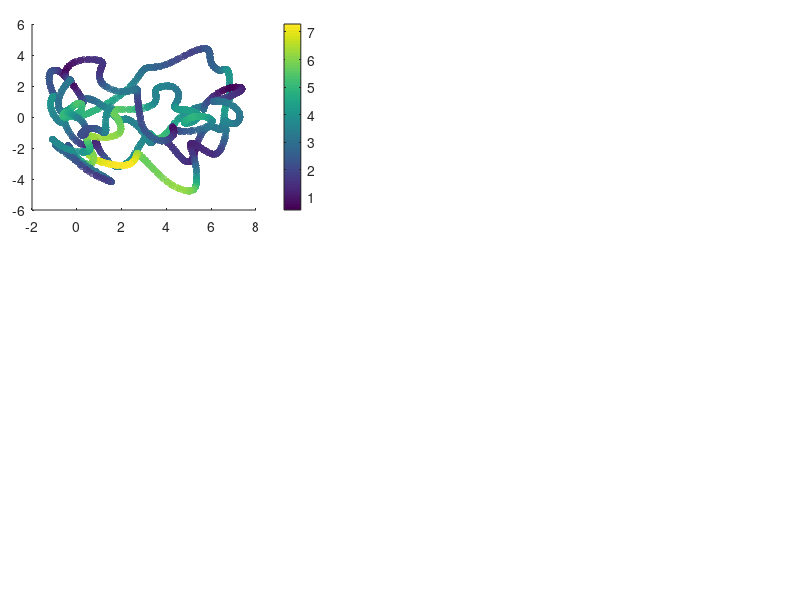

This chart was generated by the following MATLAB code: (Note: this script raises an error after producing the figure.)
%% Code to show the results of the Inverse kinematic controller

% Clean variables
clc, clear all, close all;
 
%% CARGA MIL
% Cargar la estructura desde el archivo .mat
load('Adaptive_MiL.mat');

% DAtos de estado
h_MiL = x_states(1:4,:);
u_MiL = x_states(5:8,:);
t = t_time;

%%Tarea deseada
hd = ref(1:4,:);
hd_p = ref(5:8,:);

% Action de control dinamica
u = u_input;
uc = uc_input;


% Error definition
for k = 1:length(t)
    error_vector = hd(1:3, k)-h_MiL(1:3, k);
    error_dynamic(k) = norm(error_vector,2);
end

% Figure propert%% Figures
lw = 1; % linewidth 1
lwV = 2; % linewidth 2
fontsizeLabel = 11; %11
fontsizeLegend = 11;
fontsizeTicks = 11;
fontsizeTitel = 11;
sizeX = 1300; % size figure
sizeY = 750; % size figure

% color propreties
c1 = [80, 81, 79]/255;
c2 = [244, 213, 141]/255;
c3 = [242, 95, 92]/255;
c4 = [112, 141, 129]/255;

C18 = [0 0 0];
c5 = [130, 37, 37]/255;
c6 = [205, 167, 37]/255;
c7 = [81, 115, 180]/255;

C1 = [246 170 141]/255;
C2 = [51 187 238]/255;
C3 = [0 153 136]/255;
C4 = [238 119 51]/255;
C5 = [204 51 17]/255;
C6 = [238 51 119]/255;
C7 = [187 187 187]/255;
C8 = [80 80 80]/255;
C9 = [140 140 140]/255;
C10 = [0 128 255]/255;
C11 = [234 52 89]/255;
C12 = [39 124 252]/255;
C13 = [40 122 125]/255;
%C14 = [86 215 219]/255;
C14 = [252 94 158]/255;
C15 = [244 171 39]/255;
C16 = [100 121 162]/255;
C17 = [255 0 0]/255;
%% New color slection

figure('Position', [500 500 sizeX sizeY])
set(gcf, 'Position', [500 500 sizeX sizeY]);
fig1_comps.fig = gcf;

% Figure 1
axes('Position',[0.04 0.65 .35 .31]);
%% Colorbar
scatter(h_MiL(1, :),h_MiL(2, :),30,error_dynamic,'filled','MarkerFaceAlpha',0.7);
c = colorbar;
c.Label.Interpreter = 'latex';
c.Label.String = '$\textrm{Error}~||\tilde{\mathbf{\eta}}||$';

set(c,'TickLabelInterpreter','latex')

%% Desired Trajectory
hd_plot = line(hd(1,:),hd(2,:));
set(hd_plot, 'LineStyle', '--', 'Color', C8, 'LineWidth', 1.2*lw)

%% Real Trajectory
h_plot = line(h_MiL(1,:),h_MiL(2,:));
set(h_plot, 'LineStyle', '-', 'Color', C18, 'LineWidth', 1.2*lw)

%% Title of the image
hTitle_1 = title({'$\textrm{(a)}$'},'fontsize',14,'interpreter','latex','Color',C18);
%hXLabel_1 = xlabel('$x~[m]$','fontsize',9,'interpreter','latex', 'Color',C18);
hYLabel_1 = ylabel('$y~[m]$','fontsize',9,'interpreter','latex', 'Color',C18);

%% Legend nomeclature
hLegend_1 = legend([hd_plot, h_plot],{'$\mathbf{\eta}_d$','$\mathbf{\eta}$'},'fontsize',12,'interpreter','latex','Color',[255 255 255]/255,'Location','best','NumColumns',1,'TextColor','black');
set(gca,'ticklabelinterpreter','latex',...
        'fontsize',1.3*fontsizeTicks)
% Figure properties
ax_1 = gca;
ax_1.Box = 'on';
ax_1.BoxStyle = 'full';
ax_1.TickLength = [0.005;0.005];
ax_1.TickDirMode = 'auto';
ax_1.YMinorTick = 'on';
ax_1.XMinorTick = 'on';
% ax_2.XTickLabel = [];
ax_1.XMinorGrid = 'on';
ax_1.YMinorGrid = 'on';
%ax_2.MinorGridColor = '#8f8f8f';
ax_1.MinorGridAlpha = 0.15;
ax_1.LineWidth = 0.8;
ax_1.XLim = [min(h_MiL(1,:))-0.2 max(h_MiL(1,:))+0.2];
ax_1.YLim = [min(h_MiL(2,:))-0.2 max(h_MiL(2,:))+0.2];

% Figure 2
axes('Position',[0.04 0.28 .35 .31]);
%% Colorbar
scatter(h_MiL(1, :),h_MiL(3, :),30,error_dynamic,'filled','MarkerFaceAlpha',0.7);
c = colorbar;
c.Label.Interpreter = 'latex';
c.Label.String = '$\textrm{Error}~||\tilde{\mathbf{\eta}}||$';

set(c,'TickLabelInterpreter','latex')

%% Desired Trajectory
hd_plot_2 = line(hd(1,:),hd(3,:));
set(hd_plot_2, 'LineStyle', '--', 'Color', C8, 'LineWidth', 1.2*lw)

%% Real Trajectory
h_plot_2 = line(h_MiL(1,:),h_MiL(3,:));
set(h_plot_2, 'LineStyle', '-', 'Color', C18, 'LineWidth', 1.2*lw)

%% Title of the image
hTitle_2 = title({'$\textrm{(b)}$'},'fontsize',14,'interpreter','latex','Color',C18);
hXLabel_2 = xlabel('$x~[m]$','fontsize',9,'interpreter','latex', 'Color',C18);
hYLabel_2 = ylabel('$z~[m]$','fontsize',9,'interpreter','latex', 'Color',C18);

%% Legend nomeclature
hLegend_2 = legend([hd_plot_2, h_plot_2],{'$\mathbf{\eta}_d$','$\mathbf{\eta}$'},'fontsize',12,'interpreter','latex','Color',[255 255 255]/255,'Location','best','NumColumns',1,'TextColor','black');
set(gca,'ticklabelinterpreter','latex',...
        'fontsize',1.3*fontsizeTicks)
% Figure properties
ax_2 = gca;
ax_2.Box = 'on';
ax_2.BoxStyle = 'full';
ax_2.TickLength = [0.005;0.005];
ax_2.TickDirMode = 'auto';
ax_2.YMinorTick = 'on';
ax_2.XMinorTick = 'on';
% ax_2.XTickLabel = [];
ax_2.XMinorGrid = 'on';
ax_2.YMinorGrid = 'on';
%ax_2.MinorGridColor = '#8f8f8f';
ax_2.MinorGridAlpha = 0.15;
ax_2.LineWidth = 0.8;
ax_2.XLim = [min(h_MiL(1,:))-0.2 max(h_MiL(1,:))+0.2];
ax_2.YLim = [min(h_MiL(3,:))-0.2 max(h_MiL(3,:))+0.2];

axes('Position',[0.45 0.65 .54 .31]);
%% Data generation
error_x_plot = line(t,hd(1,:)-h_MiL(1,:));
set(error_x_plot, 'LineStyle', '-', 'Color', C5, 'LineWidth', 1.1*lw);
error_y_plot = line(t,hd(2,:)-h_MiL(2,:));
set(error_y_plot, 'LineStyle', '-', 'Color', C3, 'LineWidth', 1.1*lw);
error_z_plot = line(t,hd(3,:)-h_MiL(3,:));
set(error_z_plot, 'LineStyle', '-', 'Color', c7, 'LineWidth', 1.1*lw);

% fig1_comps.p1 = ul_plot;
%% Title of the image
hTitle_3 = title({'$\textrm{(c)}$'},'fontsize',14,'interpreter','latex','Color',C18);
%xlabel('$\textrm{Time}[s]$','fontsize',10,'interpreter','latex','Color',C18);
ylabel('$\textrm{Control Error}~[m]$','fontsize',10,'interpreter','latex', 'Color',C18);

%% Legend nomeclature
hLegend_3 = legend([error_x_plot,error_y_plot, error_z_plot],{'$\tilde{\mathbf{\eta}}_x$','$\tilde{\mathbf{\eta}}_y$','$\tilde{\mathbf{\eta}}_z$'},'fontsize',12,'interpreter','latex','Color',[255 255 255]/255,'Location','northeast','NumColumns',1,'TextColor','black');
 set(gca,'ticklabelinterpreter','latex',...
         'fontsize',1.3*fontsizeTicks)
%% Figure properties
ax_3 = gca;
ax_3.Box = 'on';
ax_3.BoxStyle = 'full';
ax_3.TickLength = [0.01;0.01];
ax_3.TickDirMode = 'auto';
ax_3.XTickLabel = [];
ax_3.YMinorTick = 'on';
ax_3.XMinorTick = 'on';
ax_3.XMinorGrid = 'on';
ax_3.YMinorGrid = 'on';
%ax_1.MinorGridColor = '#8f8f8f';
ax_3.MinorGridAlpha = 0.15;
ax_3.LineWidth = 0.8;
ax_3.XLim = [0 t(end)];
ax_3.YLim = [-3, 4]; % Establecer los límites en Y

%% Zoom Plot
axes('Position',[0.70 0.85 .2 .1]);
index_zoom_1 = (t>=20) & (t<=30);
error_x_plot_zoom = line(t(index_zoom_1),hd(1,(index_zoom_1))-h_MiL(1,(index_zoom_1)));
error_y_plot_zoom = line(t(index_zoom_1),hd(2,(index_zoom_1))-h_MiL(2,(index_zoom_1)));
error_z_plot_zoom = line(t(index_zoom_1),hd(3,(index_zoom_1))-h_MiL(3,(index_zoom_1)));

set(error_x_plot_zoom, 'LineStyle', '-', 'Color', C5, 'LineWidth', lw*0.8);
set(error_y_plot_zoom, 'LineStyle', '-', 'Color', C3, 'LineWidth', lw*0.8);
set(error_z_plot_zoom, 'LineStyle', '-', 'Color', c7, 'LineWidth', lw*0.8);

set(gca,'ticklabelinterpreter','latex',...
         'fontsize',fontsizeTicks*0.5)
ax_1_zoom = gca;
ax_1_zoom.Box = 'on';
ax_1_zoom.BoxStyle = 'full';
ax_1_zoom.TickLength = [0.01;0.01];
%ax_1_zoom.YLim = [-0.5 0.5];
%ax_1_zoom.YTickLabel = [];
%ax_1_zoom.XTickLabel = [];
ax_1_zoom.TickDirMode = 'manual';
ax_1_zoom.TickDir = 'in';
ax_1_zoom.YMinorTick = 'on';
ax_1_zoom.XMinorTick = 'on';
ax_1_zoom.LineWidth = 0.5;
ax_1_zoom.XMinorGrid = 'on';
ax_1_zoom.YMinorGrid = 'on';

axes('Position',[0.45 0.28 .54 .31]);
%% Data generation
u_l = line(t(1,1:length(u(1,:))),u(1,:));
set(u_l, 'LineStyle', '-', 'Color', C5, 'LineWidth', 1.3*lw);
u_m = line(t(1,1:length(u(2,:))),u(2,:));
set(u_m, 'LineStyle', '-', 'Color', C3, 'LineWidth', 1.3*lw);
u_n = line(t(1,1:length(u(3,:))),u(3,:));
set(u_n, 'LineStyle', '-', 'Color', c7, 'LineWidth', 1.3*lw);

% uc_l = line(t(1,1:length(uc(1,:))),uc(1,:));
% set(uc_l, 'LineStyle', '--', 'Color', [C5, 0.5], 'LineWidth', 1.3*lw);
% uc_m = line(t(1,1:length(uc(2,:))),uc(2,:));
% set(uc_m, 'LineStyle', '--', 'Color', [C3, 0.5], 'LineWidth', 1.3*lw);
% uc_n = line(t(1,1:length(uc(3,:))),uc(3,:));
% set(uc_n, 'LineStyle', '--', 'Color', [c7, 0.5], 'LineWidth', 1.3*lw);
% 
% uc_l_real = line(t(1,1:length(u_MiL(1,:))),u_MiL(1,:));
% set(uc_l_real, 'LineStyle', '-.', 'Color', [C5, 0.4], 'LineWidth', 1.3*lw);
% uc_m_real = line(t(1,1:length(u_MiL(2,:))),u_MiL(2,:));
% set(uc_m_real, 'LineStyle', '-.', 'Color', [C3, 0.4], 'LineWidth', 1.3*lw);
% uc_n_real = line(t(1,1:length(u_MiL(3,:))),u_MiL(3,:));
% set(uc_n_real, 'LineStyle', '-.', 'Color', [c7, 0.4], 'LineWidth', 1.3*lw);


% fig1_comps.p1 = ul_plot;
%% Title of the image
hTitle_4 = title({'$\textrm{(d)}$'},'fontsize',14,'interpreter','latex','Color',C18);
xlabel('$\textrm{Time}[s]$','fontsize',10,'interpreter','latex','Color',C18);
ylabel('$\textrm{Inputs}~[m/s]$','fontsize',10,'interpreter','latex', 'Color',C18);

%% Legend nomeclature
hLegend_4 = legend([u_l,u_m, u_n],{'${\mu}_{l}$','${\mu}_{m}$','${\mu}_{n}$','${\nu}_{l_c}$','${\nu}_{m_c}$','${\nu}_{n_c}$','${\nu}_{l}$','${\nu}_{m}$','${\nu}_{n}$'},'fontsize',12,'interpreter','latex','Color',[255 255 255]/255,'Location','northeast','NumColumns',1,'TextColor','black');
%hLegend_4 = legend([u_l,u_m, u_n, uc_l,uc_m, uc_n, uc_l_real,uc_m_real, uc_n_real ],{'${\mu}_{l}$','${\mu}_{m}$','${\mu}_{n}$','${\nu}_{l_c}$','${\nu}_{m_c}$','${\nu}_{n_c}$','${\nu}_{l}$','${\nu}_{m}$','${\nu}_{n}$'},'fontsize',12,'interpreter','latex','Color',[255 255 255]/255,'Location','best','NumColumns',1,'TextColor','black');

set(gca,'ticklabelinterpreter','latex',...
         'fontsize',1.3*fontsizeTicks)
%% Figure properties
ax_4 = gca;
ax_4.Box = 'on';
ax_4.BoxStyle = 'full';
ax_4.TickLength = [0.01;0.01];
ax_4.TickDirMode = 'auto';
ax_4.YMinorTick = 'on';
ax_4.XMinorTick = 'on';
ax_4.XMinorGrid = 'on';
ax_4.YMinorGrid = 'on';
%ax_1.MinorGridColor = '#8f8f8f';
ax_4.MinorGridAlpha = 0.15;
ax_4.LineWidth = 0.8;
ax_4.XLim = [0 t(end)];
ax_4.YLim = [-5.7, 12.0]; % Establecer los límites en Y
% 
set(gcf, 'Color', 'w'); % Sets axes background
export_fig g_Results_Adaptive_MiL_pext.pdf -q101

%% CHI

figure('Position', [500 500 sizeX sizeY])
set(gcf, 'Position', [500 500 sizeX sizeY]);
fig1_comps.fig = gcf;

axes('Position',[0.05 0.5 .5 .37]);
% Etiquetas para los parámetros en formato LaTeX
param_labels = {'$\xi_1$', '$\xi_2$', '$\xi_3$', '$\xi_4$', '$\xi_5$', '$\xi_6$', '$\xi_7$', '$\xi_8$', '$\xi_9$', '$\xi_{10}$', '$\xi_{11}$', '$\xi_{12}$', '$\xi_{13}$', '$\xi_{14}$', '$\xi_{15}$', '$\xi_{16}$', '$\xi_{17}$', '$\xi_{18}$', '$\xi_{19}$'};

% Graficar los datos de chi_adaptive
plot(t,chi_adaptive')
legend(param_labels, 'Location', 'Best', 'Interpreter', 'latex');
xlabel('$\textrm{Time}[s]$','fontsize',10,'interpreter','latex','Color',C18);
ylabel('$\textrm{Valor}$','fontsize',10,'interpreter','latex', 'Color',C18);


ax_4 = gca;
ax_4.Box = 'on';
ax_4.BoxStyle = 'full';
ax_4.TickLength = [0.01;0.01];
ax_4.TickDirMode = 'auto';
ax_4.YMinorTick = 'on';
ax_4.XMinorTick = 'on';
ax_4.XMinorGrid = 'on';
ax_4.YMinorGrid = 'on';
%ax_1.MinorGridColor = '#8f8f8f';
ax_4.MinorGridAlpha = 0.15;
ax_4.LineWidth = 0.8;
ax_4.XLim = [0 t(end)];

%%
set(gcf, 'Color', 'w'); % Sets axes background
export_fig h_Results_Chi_MiL.pdf -q101